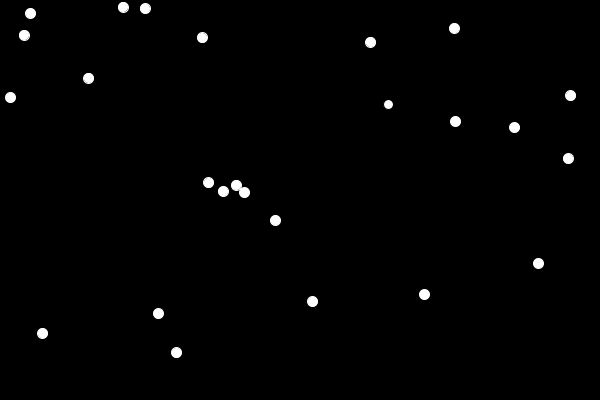
Frame 1 (no input)
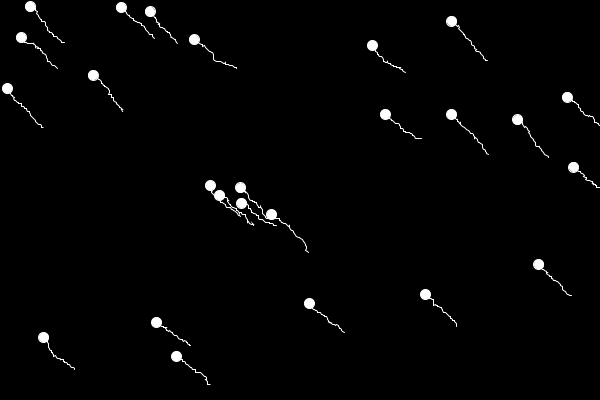
Frame 60 (the mouse pressed at the canvas centre just before this capture)
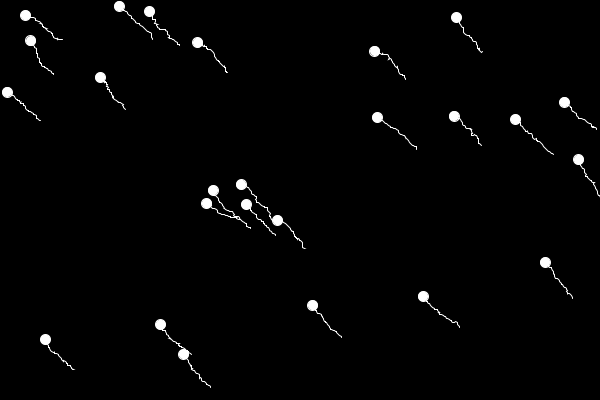
Frame 120 (the mouse held since frame 60 and released just before this capture)

The Processing sketch that drew these frames (run headless with seeded random() and noise(); from frame 60 on, the mouse is pressed at the canvas centre):

// Processing sketch: processing_164712
// ── processing_164712.pde

Particle[] p = new Particle[25];

void setup() {
  size(600,400);
  
  for (int i = 0; i < p.length; i ++ ) {
  p[i]= new Particle(random(1,600),random(1,400));
  
  }
  
  
}

void draw() {
  background(0);
  
   for (int i = 0; i < p.length; i ++ ) {
  p[i].display();
  p[i].move();
   }
}
class Particle {
  PVector pos;

  ArrayList<PVector> history;

  Particle(float x, float y) {
    pos = new PVector(x, y);
    history = new ArrayList<PVector>();
  }

  void display() {
    fill(255);
    ellipse(pos.x, pos.y, 10, 10);
    noFill();
    stroke(255);
    beginShape();
    for (PVector p : history) {
      vertex(p.x,p.y); 
      p.x += noise(-10,10);
      p.y += noise(-10,10);
    }
    endShape();
  }

  void move() {
    history.add(new PVector(pos.x, pos.y));
    pos.x += random(-1, 1);
    pos.y += random(-1, 1);
    
    if (history.size() > 50) {
      history.remove(0); 
    }
  }
}
